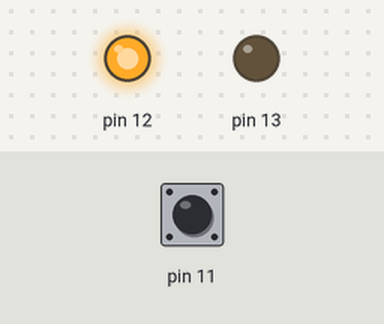
The sketch below on a simulated Arduino Uno, built with avr-gcc and run on an emulated ATmega328P. Parts: output pins drawn as LEDs (lit = HIGH). Inputs (shaded band) come from the test bench; at power-on: pin 11 HIGH.

Above: at 2.8 s.
2.9 s: pin 11 pulled LOW for 1.2 s
At 4.6 s:
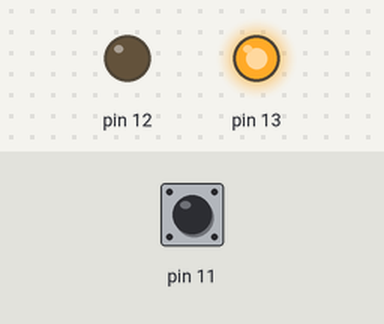
Timing chart, 0 to 18.8 s (numbered marks = the images above; inputs shaded):
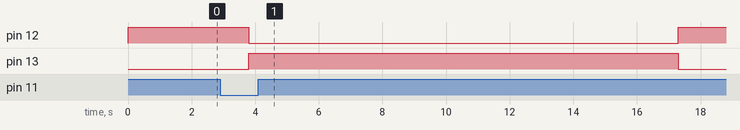

The sketch:

Garagentor1.ino
```cpp
void setup() {
  // put your setup code here, to run once:
  pinMode(13,OUTPUT);
  pinMode(12,OUTPUT);
  pinMode(11,INPUT_PULLUP);
  digitalWrite(12,HIGH);
  digitalWrite(13,LOW);
}

void loop() {
  // put your main code here, to run repeatedly:
  if(!digitalRead(11)){
    delay(400);
    if(!digitalRead(11)){
      delay(400);
      if(!digitalRead(11)) {
        digitalWrite(12,LOW);
        digitalWrite(13,HIGH);
        delay(3500);
        for(int i=0;i<50;i++){
          if(!digitalRead(11)){
            delay(3500);
            while(digitalRead(11)){
             delay(200);
            }
            break;
          }
          delay(200);
        }
        digitalWrite(13,LOW);
        digitalWrite(12,HIGH);
      }
    }
  }
  delay(1000);
}
```

Measured:
- after the input at 2.9 s, pin 12: HIGH → LOW after 0.90 s, → HIGH 13.5 s later; pin 13: LOW → HIGH after 0.90 s, → LOW 13.5 s later
